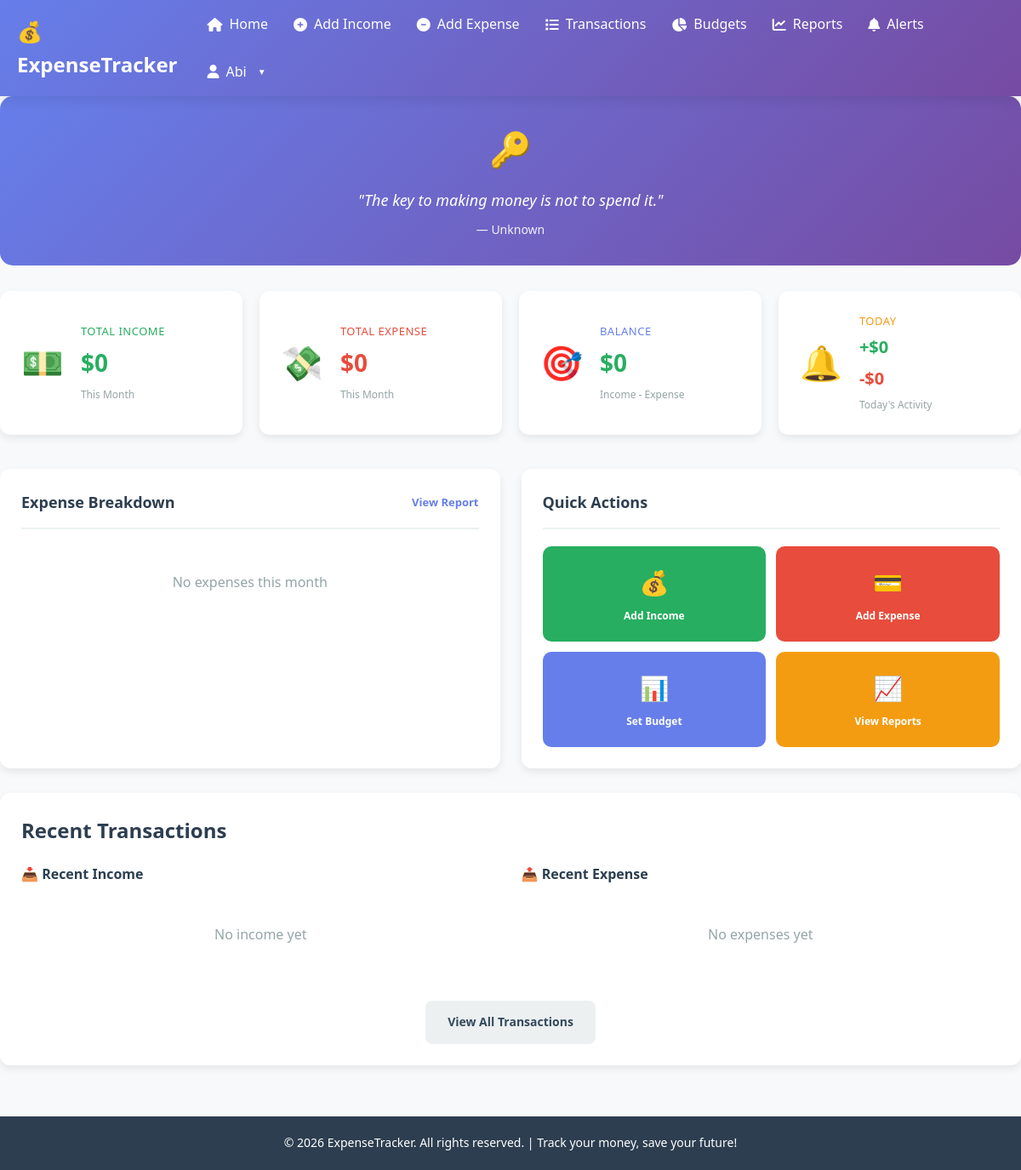
Screenshot of / (signed in) with the database file from the repository.
### tracker/models.py (models this page shows, shortened)
class MoneySavingQuote(models.Model):
    quote = models.TextField()
    author = models.CharField(max_length=200, blank=True, null=True)
    emoji = models.CharField(max_length=10, default='💡')
    created_at = models.DateTimeField(default=timezone.now)
    class Meta:
        ordering = ['?']  # Random order

### tracker/views.py (the view)
# urls.py: 2. Add a URL to urlpatterns:  path('', views.home, name='home')
@login_required(login_url='login')
def home(request):
    today = timezone.now().date()
    current_month = today.month
    current_year = today.year
    month_start = datetime(current_year, current_month, 1).date()
    if current_month == 12:
        month_end = datetime(current_year + 1, 1, 1).date() - timedelta(days=1)
    else:
        month_end = datetime(current_year, current_month + 1, 1).date() - timedelta(days=1)
    total_income = Income.objects.filter(
        user=request.user,
        date__range=[month_start, month_end]
    ).aggregate(Sum('amount'))['amount__sum'] or Decimal('0')
    total_expense = Expense.objects.filter(
        user=request.user,
        date__range=[month_start, month_end]
    ).aggregate(Sum('amount'))['amount__sum'] or Decimal('0')
    balance = total_income - total_expense
    today_income = Income.objects.filter(
        user=request.user,
        date=today
    ).aggregate(Sum('amount'))['amount__sum'] or Decimal('0')
    today_expense = Expense.objects.filter(
        user=request.user,
        date=today
    ).aggregate(Sum('amount'))['amount__sum'] or Decimal('0')
    recent_incomes = Income.objects.filter(user=request.user).order_by('-date')[:5]
    recent_expenses = Expense.objects.filter(user=request.user).order_by('-date')[:5]
    expense_by_category = Expense.objects.filter(
        user=request.user,
        date__range=[month_start, month_end]
    ).values('category__name', 'category__emoji', 'category__color').annotate(
        total=Sum('amount')
    ).order_by('-total')
    unread_alerts = BudgetAlert.objects.filter(
        user=request.user,
        is_read=False
    ).count()
    quotes = MoneySavingQuote.objects.all()
    quote = quotes.order_by('?').first() if quotes.exists() else None
    context = {
        'total_income': total_income,
        'total_expense': total_expense,
        'balance': balance,
        'today_income': today_income,
        'today_expense': today_expense,
        'recent_incomes': recent_incomes,
        'recent_expenses': recent_expenses,
        'expense_by_category': expense_by_category,
        'unread_alerts': unread_alerts,
        'quote': quote,
        'current_month': current_month,
        'current_year': current_year,
    }
    return render(request, 'home.html', context)

### templates/home.html (shortened to what this page needs)
{% extends "base.html" %}
{% load static %}
{% block content %}
<div class="dashboard">
    {% if quote %}
    <section class="quote-section">
        <div class="quote-card">
            <span class="quote-emoji">{{ quote.emoji }}</span>
            <p class="quote-text">"{{ quote.quote }}"</p>
            {% if quote.author %}
            <p class="quote-author">— {{ quote.author }}</p>
            {% endif %}
        </div>
    </section>
    {% endif %}
    <section class="summary-section">
        <div class="summary-cards-container">
            <div class="summary-card card-income">
                <div class="card-icon">💵</div>
                <div class="card-content">
                    <div class="card-label">Total Income</div>
                    <div class="card-amount">${{ total_income }}</div>
                    <div class="card-period">This Month</div>
                </div>
            </div>
            <div class="summary-card card-expense">
                <div class="card-icon">💸</div>
                <div class="card-content">
                    <div class="card-label">Total Expense</div>
                    <div class="card-amount">${{ total_expense }}</div>
                    <div class="card-period">This Month</div>
                </div>
            </div>
            <div class="summary-card card-balance {% if balance >= 0 %}positive{% else %}negative{% endif %}">
                <div class="card-icon">🎯</div>
                <div class="card-content">
                    <div class="card-label">Balance</div>
                    <div class="card-amount">${{ balance }}</div>
                    <div class="card-period">Income - Expense</div>
                </div>
            </div>
            <div class="summary-card card-today">
                <div class="card-icon">🔔</div>
                <div class="card-content">
                    <div class="card-label">Today</div>
                    <div class="card-amount">
                        <span class="today-income">+${{ today_income }}</span>
                        <span class="today-expense">-${{ today_expense }}</span>
                    </div>
                    <div class="card-period">Today's Activity</div>
                </div>
            </div>
        </div>
    </section>
    <section class="main-dashboard">
        <div class="dashboard-grid">
            <div class="dashboard-card">
                <div class="card-header">
                    <h2>Expense Breakdown</h2>
                    <a href="{% url 'reports' %}" class="view-all">View Report</a>
                </div>
                <div class="expense-list">
                    {% if expense_by_category %}
                        {% for exp in expense_by_category %}
                        <div class="expense-item">
                            <div class="expense-info">
                                <span class="emoji">{{ exp.category__emoji }}</span>
                                <span class="name">{{ exp.category__name }}</span>
                            </div>
                            <div class="expense-bar">
                                <div class="bar-fill" style="width: {% widthratio exp.total total_expense 100 %}%; background-color: {{ exp.category__color }};"></div>
                            </div>
                            <span class="amount">${{ exp.total }}</span>
                        </div>
                        {% endfor %}
                    {% else %}
                        <p class="no-data">No expenses this month</p>
                    {% endif %}
                </div>
            </div>
            <div class="dashboard-card">
                <div class="card-header">
                    <h2>Quick Actions</h2>
                </div>
                <div class="quick-actions">
                    <a href="{% url 'add_income' %}" class="action-btn action-income">
                        <span class="icon">💰</span>
                        <span>Add Income</span>
                    </a>
                    <a href="{% url 'add_expense' %}" class="action-btn action-expense">
                        <span class="icon">💳</span>
                        <span>Add Expense</span>
                    </a>
                    <a href="{% url 'budgets' %}" class="action-btn action-budget">
                        <span class="icon">📊</span>
                        <span>Set Budget</span>
                    </a>
                    <a href="{% url 'reports' %}" class="action-btn action-report">
                        <span class="icon">📈</span>
                        <span>View Reports</span>
                    </a>
                </div>
            </div>
        </div>
        <div class="transactions-section">
            <h2>Recent Transactions</h2>
            <div class="transactions-grid">
                <div class="transactions-column">
                    <h3>📥 Recent Income</h3>
                    {% if recent_incomes %}
                        <ul class="transaction-list">
                            {% for income in recent_incomes %}
                            <li class="transaction-item income">
                                <div class="transaction-emoji">{{ income.category.emoji }}</div>
                                <div class="transaction-details">
                                    <div class="transaction-name">{{ income.category.name }}</div>
                                    <div class="transaction-date">{{ income.date|date:"M d, Y" }}</div>
                                </div>
                                <div class="transaction-amount positive">+${{ income.amount }}</div>
                            </li>
                            {% endfor %}
                        </ul>
                    {% else %}
                        <p class="no-data">No income yet</p>
                    {% endif %}
                </div>
                <div class="transactions-column">
                    <h3>📤 Recent Expense</h3>
                    {% if recent_expenses %}
                        <ul class="transaction-list">
                            {% for expense in recent_expenses %}
                            <li class="transaction-item expense">
                                <div class="transaction-emoji">{{ expense.category.emoji }}</div>
                                <div class="transaction-details">
                                    <div class="transaction-name">{{ expense.category.name }}</div>
                                    <div class="transaction-date">{{ expense.date|date:"M d, Y" }}</div>
                                </div>
                                <div class="transaction-amount negative">-${{ expense.amount }}</div>
                            </li>
                            {% endfor %}
                        </ul>
                    {% else %}
                        <p class="no-data">No expenses yet</p>
                    {% endif %}
                </div>
            </div>
            <div class="view-all-link">
                <a href="{% url 'transactions' %}" class="btn btn-secondary">View All Transactions</a>
            </div>
        </div>
    </section>
</div>
{% endblock %}

### templates/base.html (shortened to what this page needs)
<!DOCTYPE html>
<html lang="en">
<head>
    {% load static %}
    <link rel="stylesheet" href="{% static 'css/style.css' %}">
    <link rel="stylesheet" href="https://cdnjs.cloudflare.com/ajax/libs/font-awesome/6.4.0/css/all.min.css">
</head>
<body>
    {% if user.is_authenticated %}
    <nav class="navbar">
        <div class="navbar-container">
            <div class="navbar-brand">
                <a href="{% url 'home' %}">💰 ExpenseTracker</a>
            </div>
            <ul class="navbar-menu">
                <li><a href="{% url 'home' %}"><i class="fas fa-home"></i> Home</a></li>
                <li><a href="{% url 'add_income' %}"><i class="fas fa-plus-circle"></i> Add Income</a></li>
                <li><a href="{% url 'add_expense' %}"><i class="fas fa-minus-circle"></i> Add Expense</a></li>
                <li><a href="{% url 'transactions' %}"><i class="fas fa-list"></i> Transactions</a></li>
                <li><a href="{% url 'budgets' %}"><i class="fas fa-chart-pie"></i> Budgets</a></li>
                <li><a href="{% url 'reports' %}"><i class="fas fa-chart-line"></i> Reports</a></li>
                <li><a href="{% url 'alerts' %}" class="alerts-link">
                    <i class="fas fa-bell"></i> Alerts
                </a></li>
                <li class="dropdown">
                    <a href="#" class="dropdown-toggle"><i class="fas fa-user"></i> {{ user.username }}</a>
                </li>
            </ul>
        </div>
    </nav>
    {% endif %}
    <main class="main-content">
        {% block content %}{% endblock %}
    </main>
    <footer class="footer">
        <p>&copy; 2026 ExpenseTracker. All rights reserved. | Track your money, save your future!</p>
    </footer>
</body>
</html>

### static/css/style.css (style rules this page uses)
* { margin: 0; padding: 0; box-sizing: border-box; }
:root { --primary: #667eea; --primary-dark: #764ba2; --success: #27ae60; --danger: #e74c3c; --warning: #f39c12; --info: #3498db; --light: #ecf0f1; --dark: #2c3e50; --gray: #95a5a6; --text: #34495e; }
html { scroll-behavior: smooth; }
body { font-family: 'Segoe UI', Tahoma, Geneva, Verdana, sans-serif; background: #f8f9fa; color: var(--text); line-height: 1.6; }
.navbar { background: linear-gradient(135deg, #667eea 0%, #764ba2 100%); color: white; padding: 1rem 0; box-shadow: 0 4px 15px rgba(0, 0, 0, 0.1); position: sticky; top: 0; z-index: 100; }
.navbar-container { max-width: 1200px; margin: 0 auto; padding: 0 20px; display: flex; justify-content: space-between; align-items: center; }
.navbar-brand { font-size: 24px; font-weight: bold; text-decoration: none; }
.navbar-brand a { color: white; text-decoration: none; transition: opacity 0.3s; }
.navbar-menu { list-style: none; display: flex; gap: 30px; align-items: center; flex-wrap: wrap; }
.navbar-menu a { color: white; text-decoration: none; font-weight: 500; transition: all 0.3s; display: flex; align-items: center; gap: 8px; position: relative; }
.dropdown { position: relative; }
.dropdown-toggle::after { content: '▼'; font-size: 10px; margin-left: 5px; }
.btn { display: inline-block; padding: 12px 24px; border-radius: 8px; text-decoration: none; font-weight: 600; border: none; cursor: pointer; transition: all 0.3s; font-size: 14px; text-align: center; minwidth: 120px; }
.btn-secondary { background: var(--light); color: var(--text); border: 2px solid var(--light); }
.footer { background: var(--dark); color: white; text-align: center; padding: 20px; margin-top: 60px; font-size: 14px; }

### rows the page displays
MoneySavingQuote: emoji "🔑", quote "The key to making money is not to spend it.", author "Unknown"

### other values shown
{{ user.username }} "Abi"
{{ total_income }} "0"
{{ total_expense }} "0"
{{ balance }} "0"
{{ today_income }} "0"
{{ today_expense }} "0"
